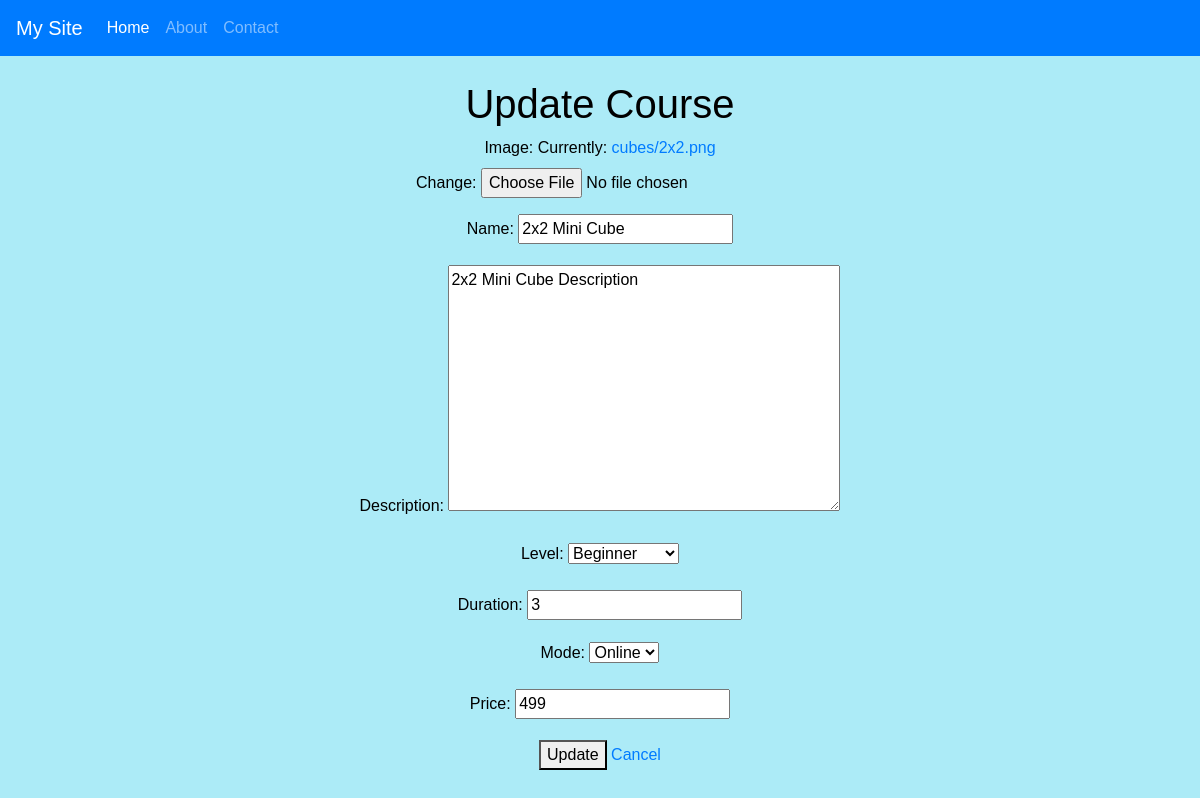
/course/update/1/, run on the app's committed database.
### course/models.py (models this page shows, shortened)
class Courses(models.Model):
    LEVELS = [
        ('Beginner', 'Beginner'),
        ('Intermediate', 'Intermediate'),
        ('Adavance', 'Adavance')
    ]
    MODES = [
        ('Online', 'Online'),
        ('Offline', 'Offline')
    ]
    image = models.ImageField(upload_to='cubes/')
    name = models.CharField(max_length=100, null=False)
    price = models.PositiveIntegerField(null=False)
    level = models.CharField(max_length=100, choices=LEVELS)
    duration = models.PositiveIntegerField()
    mode = models.CharField(max_length=50,choices=MODES)
    description = models.TextField(default='')

### course/views/course.py (the view)
# urls.py: path('update/<int:course_id>/', course.update_course, name='update_course'),
def update_course(request, course_id):
    course = get_object_or_404(Courses, pk=course_id)
    if request.method == 'POST':
        form = CourseForm(request.POST, request.FILES, instance=course)
        if form.is_valid():
            form.save()
            return redirect('course', course_id=course.id)
    else:
        form = CourseForm(instance=course)
    return render(request, 'update.html', {'form': form, 'course': course})

### course/forms.py
class CourseForm(forms.ModelForm):
    class Meta:
        model = Courses
        fields = ['image', 'name', 'description', 'level', 'duration', 'mode', 'price']

### course/templates/update.html (shortened to what this page needs)
{% extends "layout.html" %}
{% block content %}
<h1>Update Course</h1>
<div class="container ">
    <form method="POST" enctype="multipart/form-data">
        {{ form.as_p }}
        <button type="submit">Update</button>
        <a href="{% url 'courses' %}">Cancel</a>
    </form>
</div>
{% endblock %}

### static/css/style.css (style rules this page uses)
body { background-color: #acebf7; font-family: Arial, sans-serif; color: #000000; text-align: center; }

### data on the page
Courses: name "2x2 Mini Cube", description "2x2 Mini Cube Description", level "Beginner", duration "3", mode "Online", price "499"
